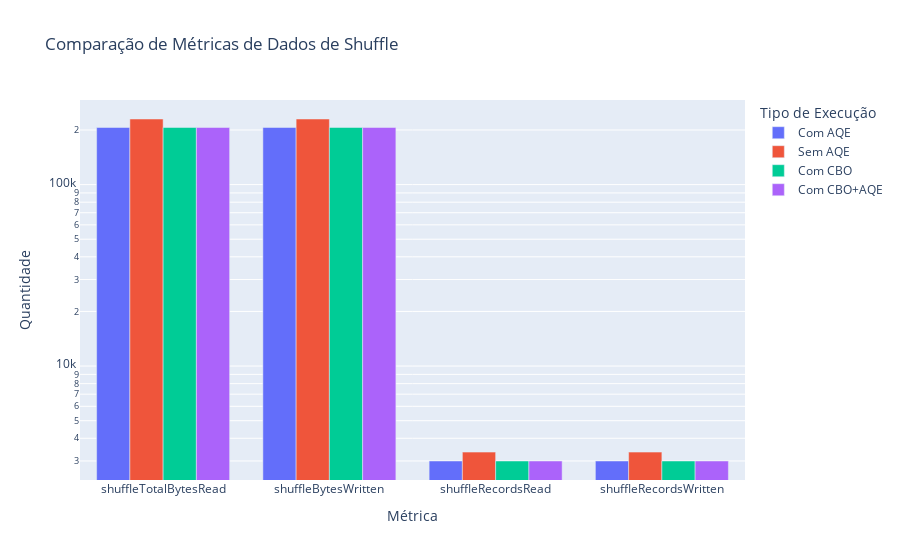

Source (notebook cell):
### Code cell
# Criar um gráfico de barras para métricas de dados de shuffle
shuffle_data_metrics = ["shuffleTotalBytesRead", "shuffleBytesWritten", "shuffleRecordsRead", "shuffleRecordsWritten"]
fig_shuffle_data = px.bar(
    df_combined.melt(
        id_vars=['execution_type', 'query'],
        value_vars=shuffle_data_metrics,
        var_name='metric',
        value_name='value'
    ),
    x='metric',
    y='value',
    color='execution_type',
    barmode='group',
    title='Comparação de Métricas de Dados de Shuffle',
    labels={'value': 'Quantidade', 'metric': 'Métrica', 'execution_type': 'Tipo de Execução'}
)
fig_shuffle_data.update_layout(yaxis_type="log")  # Escala logarítmica para melhor visualização
fig_shuffle_data.show()

### Figure 1 — Plotly figure (JSON) as saved in the notebook; plotly's stock layout.template omitted (floating-point values rounded to 4 significant figures)
{"data": [{"alignmentgroup": "True", "hovertemplate": "Tipo de Execução=Com AQE<br>Métrica=%{x}<br>Quantidade=%{y}<extra></extra>", "legendgroup": "Com AQE", "marker": {"color": "#636efa", "pattern": {"shape": ""}}, "name": "Com AQE", "offsetgroup": "Com AQE", "orientation": "v", "showlegend": true, "textposition": "auto", "type": "bar", "x": ["shuffleTotalBytesRead", "shuffleBytesWritten", "shuffleRecordsRead", "shuffleRecordsWritten"], "xaxis": "x", "y": [206438, 206438, 2998, 2998], "yaxis": "y"}, {"alignmentgroup": "True", "hovertemplate": "Tipo de Execução=Sem AQE<br>Métrica=%{x}<br>Quantidade=%{y}<extra></extra>", "legendgroup": "Sem AQE", "marker": {"color": "#EF553B", "pattern": {"shape": ""}}, "name": "Sem AQE", "offsetgroup": "Sem AQE", "orientation": "v", "showlegend": true, "textposition": "auto", "type": "bar", "x": ["shuffleTotalBytesRead", "shuffleBytesWritten", "shuffleRecordsRead", "shuffleRecordsWritten"], "xaxis": "x", "y": [229919, 229919, 3356, 3356], "yaxis": "y"}, {"alignmentgroup": "True", "hovertemplate": "Tipo de Execução=Com CBO<br>Métrica=%{x}<br>Quantidade=%{y}<extra></extra>", "legendgroup": "Com CBO", "marker": {"color": "#00cc96", "pattern": {"shape": ""}}, "name": "Com CBO", "offsetgroup": "Com CBO", "orientation": "v", "showlegend": true, "textposition": "auto", "type": "bar", "x": ["shuffleTotalBytesRead", "shuffleBytesWritten", "shuffleRecordsRead", "shuffleRecordsWritten"], "xaxis": "x", "y": [206438, 206438, 2998, 2998], "yaxis": "y"}, {"alignmentgroup": "True", "hovertemplate": "Tipo de Execução=Com CBO+AQE<br>Métrica=%{x}<br>Quantidade=%{y}<extra></extra>", "legendgroup": "Com CBO+AQE", "marker": {"color": "#ab63fa", "pattern": {"shape": ""}}, "name": "Com CBO+AQE", "offsetgroup": "Com CBO+AQE", "orientation": "v", "showlegend": true, "textposition": "auto", "type": "bar", "x": ["shuffleTotalBytesRead", "shuffleBytesWritten", "shuffleRecordsRead", "shuffleRecordsWritten"], "xaxis": "x", "y": [206438, 206438, 2998, 2998], "yaxis": "y"}], "layout": {"barmode": "group", "legend": {"title": {"text": "Tipo de Execução"}, "tracegroupgap": 0}, "title": {"text": "Comparação de Métricas de Dados de Shuffle"}, "xaxis": {"anchor": "y", "domain": [0, 1], "title": {"text": "Métrica"}}, "yaxis": {"anchor": "x", "domain": [0, 1], "title": {"text": "Quantidade"}, "type": "log"}}}
